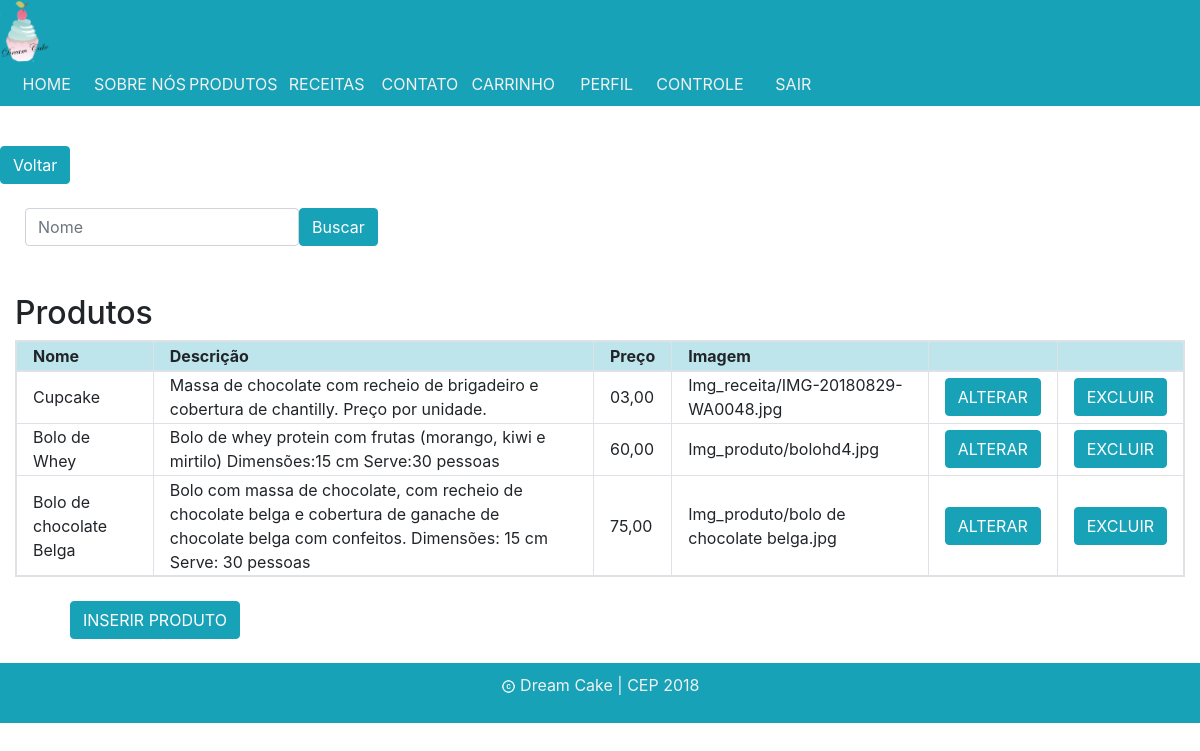
The app's page /Bootstrap/controle_adm_produto.php with its own data.
### tables this page shows
CREATE TABLE `produto` (
  `cod` int(5) NOT NULL,
  `nome` varchar(30) NOT NULL,
  `descricao` text NOT NULL,
  `foto` varchar(200) DEFAULT NULL,
  `preco` varchar(5) NOT NULL,
  `tipo` varchar(8) NOT NULL
);

### Bootstrap/controle_adm_produto.php (the view, shortened to what this page needs)
<?php
    include("conexao.php");
	$query = mysqli_query($conexao, "SELECT * FROM produto");
?>
<!doctype html>
<html lang="pt-br">
    <head>
        <link rel="stylesheet" href="css/normalize.css">
		<link rel="stylesheet" href="css/estiloscarro.css?version=3">
		<link rel="stylesheet" href="css/bootstrap.css">
    </head>
    <body>
    <nav>
        <img class="logo" src="img/Logo.png" alt="Logo">
        <ul>
            <li><a href="Site_logado.php">HOME</a></li>
            <li><a href="Site_logado.php#sobrenos">SOBRE NÓS</a></li>
            <li><a href="Site_logado.php#produtos">PRODUTOS</a></li>
            <li><a href="Receitas_logado.php">RECEITAS</a></li>
            <li><a href="Site_logado.php#contato">CONTATO</a></li>
            <li><a href="carrinho.php">CARRINHO</a></li>
            <li><a href="cliente.php">PERFIL</a></li>
			<li><a href="controle_adm.php">CONTROLE</a></li>
            <li><a href="sair_login.php">SAIR</a></li>
        </ul>
    </nav>
        <br/>
		<a href = "controle_adm.php" class="btn btn-info" role="button">Voltar</a>
		<br/> <br/>
		<div class="busca">
        <form class="form-inline" action="buscar_produto.php" method="POST">
    			<input class="form-control" name="nome" type="text" placeholder="Nome">
    			<button class="btn btn-info" type="submit" name="buscar"  >Buscar</button>
  		</form>
		</div>
		<br/> <br/>
       <div class="container-fluid">
          <h2>Produtos</h2>
          <table class="table-responsive table-bordered table-hover">
            <thead>
              <tr class="table-info">
                <th><b>Nome</b></th>
                <th><b>Descrição</b></th>
                <th><b>Preço</b></th>
				<th><b>Imagem</b></th>
				<th> </th>
				<th> </th>
              </tr>
            </thead>
			<?php
			while($exibir = mysqli_fetch_assoc($query))
			{
			    $cod = $exibir['cod'];
				echo "<tr>";
				echo "<td>".$exibir['nome']."</td>";
				echo "<td>".$exibir['descricao']."</td>";
				echo "<td>".$exibir['preco']."</td>";
				echo "<td>".$exibir['foto']."</td>";
				echo "<td> <a href = 'alterar_produto.php?cod=".$cod."' class='btn btn-info'>ALTERAR</a> </td>";
				echo "<td> <a href = 'excluir_produto.php?cod=".$cod."' class='btn btn-info'>EXCLUIR</a> </td>";
				echo "</tr>";
			}
			 ?>
          </table>
        </div>
		<div class="inserir">
		    <a href= "Inserir Produtos.php" class="btn btn-info" role="button">INSERIR PRODUTO</a>
		</div>
		<br/>
		<footer>
			<p> <img src="img/c1.png" style="width: 15px">
			Dream Cake | CEP 2018
			</p>
        </footer>
    </body>
</html>

### records on screen
produto: nome "Cupcake", descricao "Massa de chocolate com recheio de brigadeiro e cobertura de chantilly. Preço por unidade.", preco "03,00", foto "Img_receita/IMG-20180829-WA0048.jpg"
produto: nome "Bolo de Whey", descricao "Bolo de whey protein com frutas (morango, kiwi e mirtilo) Dimensões:15 cm Serve:30 pessoas", preco "60,00", foto "Img_produto/bolohd4.jpg"
produto: nome "Bolo de chocolate Belga", descricao "Bolo com massa de chocolate, com recheio de chocolate belga e cobertura de ganache de chocolate belga com confeitos. Dimensões: 15 cm Serve: 30 pessoas", preco "75,00", foto "Img_produto/bolo de chocolate belga.jpg"
